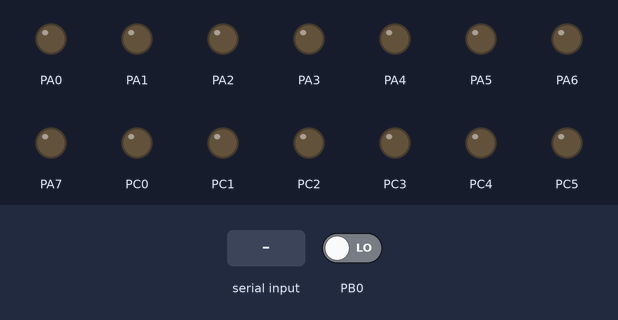
Recording of a program running on a simulated ATmega32, built with avr-gcc and emulated at 8 MHz. Parts: output pins drawn as LEDs (lit = HIGH). The test bench sets the inputs (shaded band); at power-on: PB0 LOW.

Above: at 1.2 s.
1.3 s: "A" received over Serial
At 2.3 s:
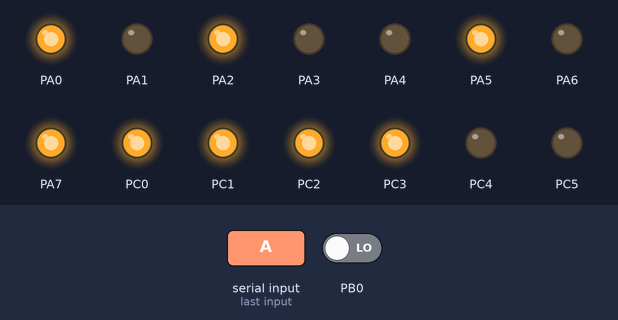
Timing chart, 0 to 7.8 s (numbered marks = the images above; inputs shaded):
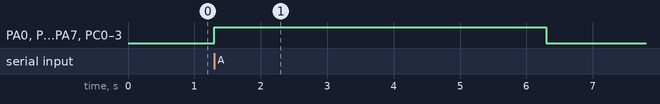

Measured:
- after the input at 1.3 s, PA0, PA2, PA5, PA7, PC0–3: LOW → HIGH at once, → LOW 5.0 s later

The program:

main.c
```c
/*
 * Door.c
 *
 * Created: 5/2/2023 6:27:04 PM
 * Author : Mohamed ali
 */
#include <avr/io.h>
#define F_CPU 8000000UL // Define CPU clock frequency for delay function
#include <util/delay.h>
#define BAUD_RATE 9600 // Define the desired baud rate
#define BAUD_PRESCALER ((F_CPU / (BAUD_RATE * 16UL)) - 1) // Calculate baud rate prescaler value

void USART_Init(unsigned int baud_prescaler) {

	UBRRH = (baud_prescaler >> 8); // Load upper 8 bits of the baud rate value into the UBRRH register
	UBRRL = baud_prescaler; // Load lower 8 bits of the baud rate value into the UBRRL register
	UCSRB = (1 << RXEN) | (1 << TXEN); // Enable receiver and transmitter
	UCSRC = (1 << URSEL) | (1 << UCSZ0) | (1 << UCSZ1); // Set frame format: 8 data bits, 1 stop bit, no parity
}

unsigned char USART_ReadChar() {
	while ((UCSRA & (1 << RXC))==0); // Wait until data is received
	return UDR; // Return received data
}

/*void USART_SendChar(unsigned char byte) {
	while ((UCSRA&(1<<UDRE))==0); // Wait until data is received
	UDR=byte; // Return received data
}*/


int main(void) {
	USART_Init(BAUD_PRESCALER); // Initialize USART with the calculated baud rate prescaler value
	unsigned char received_char;
	DDRA=0xFF;
	DDRC=0xFF;
	DDRB  &= ~(1<<PORTB0);

	while (1) { // Infinite loop
		//USART_SendChar('A');
		//USART_SendChar('B');
		if (PINB & (1 << PORTB0)) {
			 PORTC |= (1 << PORTC0);
			_delay_ms(5000);
			PORTC &= ~(1 << PORTC0);
		}
		received_char=USART_ReadChar();

		if((received_char=='A')||(received_char=='a')){
			PORTA=0b10100101;// portA for motors
			PORTC=0x0F;//portC for leds
			_delay_ms(5000);
			PORTA=0x00;
			PORTC=0x00;

		}
		if ((received_char=='B')||(received_char=='b'))
		{
			PORTA=0b01011010;// portA for motors
			PORTC=0xF0;//portC for leds
			_delay_ms(5000);
			PORTA=0x00;
			PORTC=0x00;
		}
	}

	return 0;
}
```
